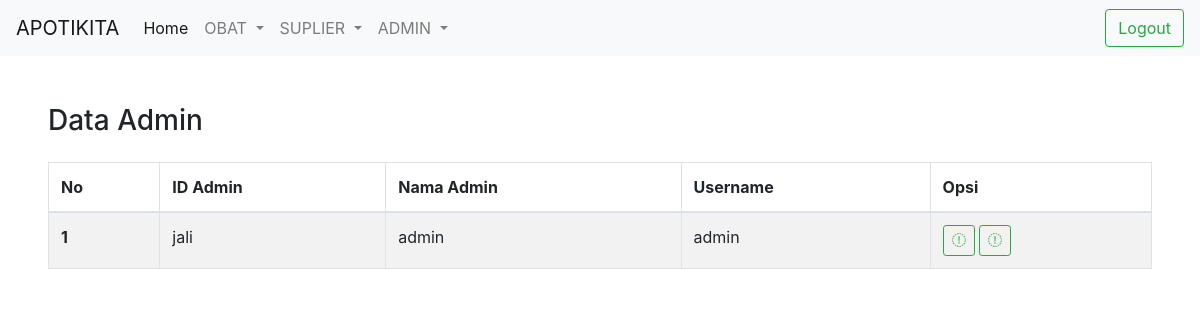
The app's page /index.php/main/dataadmin with its own data.
### tables this page shows
CREATE TABLE `user` (
  `id` int(11) NOT NULL,
  `nama` varchar(32) NOT NULL,
  `username` varchar(32) NOT NULL,
  `password` varchar(32) NOT NULL
);

### application/controllers/Main.php (called while the page is built, shortened)
<?php
class Main extends CI_Controller
{
    public function __construct()
    {
        $this->load->library('form_validation');
        $this->load->model('M_user');
        $this->load->model('M_obat');
        $this->load->model('M_suplier');
    }
    public function dataadmin()
    {
        $data['user'] = $this->M_user->getusers();
        $this->load->view('part/header');
        $this->load->view('dataadmin', $data);
        $this->load->view('part/footer');
    }
}

### index.php (called while the page is built, shortened)
<?php
require_once BASEPATH.'core/CodeIgniter.php';

### application/models/M_user.php (called while the page is built, shortened)
<?php
class M_user extends CI_Model
{
    public function getusers()
    {
        $hasil = $this->db->select('*')
            ->from('user')
            ->get()->result_array();
        return $hasil;
    }
}

### application/views/dataadmin.php (the view, shortened to what this page needs)
<div class="container-fluid">
    <div class="row mr-4">
        <div class="col-9 pt-5 pl-5">
            <h3>Data Admin</h3>
        </div>
    </div>
    <div class="row">
        <div class="col-12 py-3 px-5">
            <?php if ($user) { ?>
                <table class="table table-striped table-hover table-bordered">
                    <thead>
                        <tr>
                            <th>No</th>
                            <th>ID Admin</th>
                            <th>Nama Admin</th>
                            <th>Username</th>
                            <th>Opsi</th>
                        </tr>
                    </thead>
                    <tbody>
                        <?php
                        $i = 1;
                        foreach ($user as $row) { ?>
                            <tr>
                                <th><?= $i ?></th>
                                <td><?= $row['nama'] ?></td>
                                <td><?= $row['username'] ?></td>
                                <td><?= $row['password'] ?></td>
                                <td>
                                    <a href="<?= base_url('main/editadmin/') . $row['id'] ?>"><button type="button" class="btn btn-sm btn-outline-success"><i class="far fa-user-cog"></i></button></a>
                                    <a href="<?= base_url('main/hapusadmin/') . $row['id'] ?>"><button type="button" class="btn btn-sm btn-outline-success"><i class="far fa-trash"></i></button></a>
                                </td>
                            </tr>
                        <?php $i++;
                        } ?>
                    </tbody>
                </table>
            <?php } else {
                echo "<h4>Data Admin kosong</h4>";
            } ?>
        </div>
    </div>
</div>

### records on screen
user: nama "jali", username "admin", password "admin"
